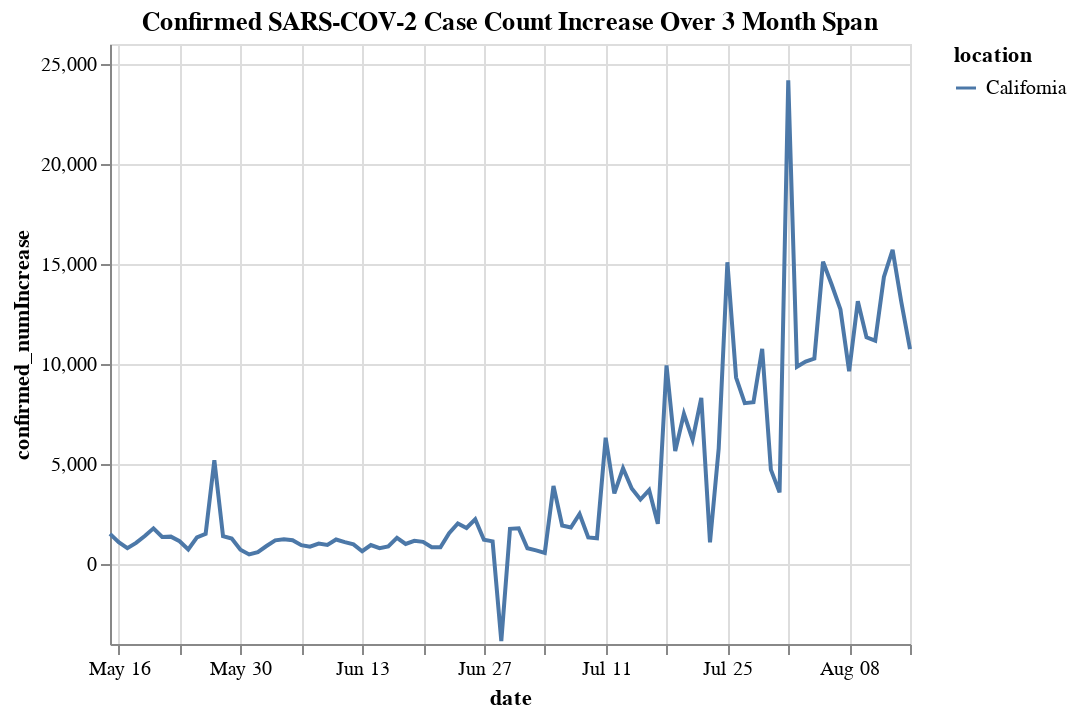

Notebook code cell kept with this figure:
### Code cell
alt.Chart(counts_ca, title = "Confirmed SARS-COV-2 Case Count Increase Over 3 Month Span").mark_line().encode(
    x='date:T',
    y=alt.Y('confirmed_numIncrease:Q'),
    color = 'location:N')

### Figure 1 — Vega-Lite specification as saved in the notebook (floating-point values rounded to 4 significant figures)
{"config": {"view": {"continuousWidth": 400, "continuousHeight": 300}}, "data": {"name": "data-752a6055d1bb6d2ae4b4156e9f3dc0ee"}, "mark": "line", "encoding": {"color": {"field": "location", "type": "nominal"}, "x": {"field": "date", "type": "temporal"}, "y": {"field": "confirmed_numIncrease", "type": "quantitative"}}, "title": "Confirmed SARS-COV-2 Case Count Increase Over 3 Month Span", "$schema": "https://vega.github.io/schema/vega-lite/v4.17.0.json", "datasets": {"data-752a6055d1bb6d2ae4b4156e9f3dc0ee": [{"_id": "USA_California_None2021-05-15", "_score": 8.419, "location": "California", "confirmed_numIncrease": 1504, "date": "2021-05-15"}, {"_id": "USA_California_None2021-05-16", "_score": 8.419, "location": "California", "confirmed_numIncrease": 1087, "date": "2021-05-16"}, {"_id": "USA_California_None2021-05-17", "_score": 8.419, "location": "California", "confirmed_numIncrease": 793, "date": "2021-05-17"}, {"_id": "USA_California_None2021-05-18", "_score": 8.419, "location": "California", "confirmed_numIncrease": 1054, "date": "2021-05-18"}, {"_id": "USA_California_None2021-05-19", "_score": 8.419, "location": "California", "confirmed_numIncrease": 1400, "date": "2021-05-19"}, {"_id": "USA_California_None2021-05-20", "_score": 8.42, "location": "California", "confirmed_numIncrease": 1782, "date": "2021-05-20"}, {"_id": "USA_California_None2021-05-21", "_score": 8.42, "location": "California", "confirmed_numIncrease": 1351, "date": "2021-05-21"}, {"_id": "USA_California_None2021-05-22", "_score": 8.42, "location": "California", "confirmed_numIncrease": 1368, "date": "2021-05-22"}, {"_id": "USA_California_None2021-05-23", "_score": 8.413, "location": "California", "confirmed_numIncrease": 1140, "date": "2021-05-23"}, {"_id": "USA_California_None2021-05-24", "_score": 8.42, "location": "California", "confirmed_numIncrease": 727, "date": "2021-05-24"}, {"_id": "USA_California_None2021-05-25", "_score": 8.413, "location": "California", "confirmed_numIncrease": 1336, "date": "2021-05-25"}, {"_id": "USA_California_None2021-05-26", "_score": 8.419, "location": "California", "confirmed_numIncrease": 1509, "date": "2021-05-26"}, {"_id": "USA_California_None2021-05-27", "_score": 8.413, "location": "California", "confirmed_numIncrease": 5185, "date": "2021-05-27"}, {"_id": "USA_California_None2021-05-28", "_score": 8.42, "location": "California", "confirmed_numIncrease": 1391, "date": "2021-05-28"}, {"_id": "USA_California_None2021-05-29", "_score": 8.419, "location": "California", "confirmed_numIncrease": 1269, "date": "2021-05-29"}, {"_id": "USA_California_None2021-05-30", "_score": 8.42, "location": "California", "confirmed_numIncrease": 710, "date": "2021-05-30"}, {"_id": "USA_California_None2021-05-31", "_score": 8.42, "location": "California", "confirmed_numIncrease": 478, "date": "2021-05-31"}, {"_id": "USA_California_None2021-06-01", "_score": 8.42, "location": "California", "confirmed_numIncrease": 596, "date": "2021-06-01"}, {"_id": "USA_California_None2021-06-02", "_score": 8.419, "location": "California", "confirmed_numIncrease": 900, "date": "2021-06-02"}, {"_id": "USA_California_None2021-06-03", "_score": 8.42, "location": "California", "confirmed_numIncrease": 1184, "date": "2021-06-03"}, {"_id": "USA_California_None2021-06-04", "_score": 8.413, "location": "California", "confirmed_numIncrease": 1240, "date": "2021-06-04"}, {"_id": "USA_California_None2021-06-05", "_score": 8.419, "location": "California", "confirmed_numIncrease": 1189, "date": "2021-06-05"}, {"_id": "USA_California_None2021-06-06", "_score": 8.42, "location": "California", "confirmed_numIncrease": 944, "date": "2021-06-06"}, {"_id": "USA_California_None2021-06-07", "_score": 8.42, "location": "California", "confirmed_numIncrease": 864, "date": "2021-06-07"}, {"_id": "USA_California_None2021-06-08", "_score": 8.419, "location": "California", "confirmed_numIncrease": 1025, "date": "2021-06-08"}, {"_id": "USA_California_None2021-06-09", "_score": 8.42, "location": "California", "confirmed_numIncrease": 949, "date": "2021-06-09"}, {"_id": "USA_California_None2021-06-10", "_score": 8.42, "location": "California", "confirmed_numIncrease": 1226, "date": "2021-06-10"}, {"_id": "USA_California_None2021-06-11", "_score": 8.42, "location": "California", "confirmed_numIncrease": 1092, "date": "2021-06-11"}, {"_id": "USA_California_None2021-06-12", "_score": 8.42, "location": "California", "confirmed_numIncrease": 979, "date": "2021-06-12"}, {"_id": "USA_California_None2021-06-13", "_score": 8.42, "location": "California", "confirmed_numIncrease": 639, "date": "2021-06-13"}, {"_id": "USA_California_None2021-06-14", "_score": 8.42, "location": "California", "confirmed_numIncrease": 949, "date": "2021-06-14"}, {"_id": "USA_California_None2021-06-15", "_score": 8.419, "location": "California", "confirmed_numIncrease": 791, "date": "2021-06-15"}, {"_id": "USA_California_None2021-06-16", "_score": 8.419, "location": "California", "confirmed_numIncrease": 882, "date": "2021-06-16"}, {"_id": "USA_California_None2021-06-17", "_score": 8.413, "location": "California", "confirmed_numIncrease": 1309, "date": "2021-06-17"}, {"_id": "USA_California_None2021-06-18", "_score": 8.42, "location": "California", "confirmed_numIncrease": 1004, "date": "2021-06-18"}, {"_id": "USA_California_None2021-06-19", "_score": 8.413, "location": "California", "confirmed_numIncrease": 1156, "date": "2021-06-19"}, {"_id": "USA_California_None2021-06-20", "_score": 8.413, "location": "California", "confirmed_numIncrease": 1106, "date": "2021-06-20"}, {"_id": "USA_California_None2021-06-21", "_score": 8.413, "location": "California", "confirmed_numIncrease": 835, "date": "2021-06-21"}, {"_id": "USA_California_None2021-06-22", "_score": 8.413, "location": "California", "confirmed_numIncrease": 838, "date": "2021-06-22"}, {"_id": "USA_California_None2021-06-23", "_score": 8.413, "location": "California", "confirmed_numIncrease": 1539, "date": "2021-06-23"}, {"_id": "USA_California_None2021-06-24", "_score": 8.413, "location": "California", "confirmed_numIncrease": 2025, "date": "2021-06-24"}, {"_id": "USA_California_None2021-06-25", "_score": 8.419, "location": "California", "confirmed_numIncrease": 1801, "date": "2021-06-25"}, {"_id": "USA_California_None2021-06-26", "_score": 8.413, "location": "California", "confirmed_numIncrease": 2235, "date": "2021-06-26"}, {"_id": "USA_California_None2021-06-27", "_score": 8.413, "location": "California", "confirmed_numIncrease": 1211, "date": "2021-06-27"}, {"_id": "USA_California_None2021-06-28", "_score": 8.42, "location": "California", "confirmed_numIncrease": 1133, "date": "2021-06-28"}, {"_id": "USA_California_None2021-06-29", "_score": 8.419, "location": "California", "confirmed_numIncrease": -3860, "date": "2021-06-29"}, {"_id": "USA_California_None2021-06-30", "_score": 8.42, "location": "California", "confirmed_numIncrease": 1761, "date": "2021-06-30"}, {"_id": "USA_California_None2021-07-01", "_score": 8.42, "location": "California", "confirmed_numIncrease": 1784, "date": "2021-07-01"}, {"_id": "USA_California_None2021-07-02", "_score": 8.419, "location": "California", "confirmed_numIncrease": 791, "date": "2021-07-02"}, {"_id": "USA_California_None2021-07-03", "_score": 8.413, "location": "California", "confirmed_numIncrease": 684, "date": "2021-07-03"}, {"_id": "USA_California_None2021-07-04", "_score": 8.42, "location": "California", "confirmed_numIncrease": 558, "date": "2021-07-04"}, {"_id": "USA_California_None2021-07-05", "_score": 8.413, "location": "California", "confirmed_numIncrease": 3903, "date": "2021-07-05"}, {"_id": "USA_California_None2021-07-06", "_score": 8.419, "location": "California", "confirmed_numIncrease": 1926, "date": "2021-07-06"}, {"_id": "USA_California_None2021-07-07", "_score": 8.42, "location": "California", "confirmed_numIncrease": 1823, "date": "2021-07-07"}, {"_id": "USA_California_None2021-07-08", "_score": 8.42, "location": "California", "confirmed_numIncrease": 2499, "date": "2021-07-08"}, {"_id": "USA_California_None2021-07-09", "_score": 8.419, "location": "California", "confirmed_numIncrease": 1326, "date": "2021-07-09"}, {"_id": "USA_California_None2021-07-10", "_score": 8.413, "location": "California", "confirmed_numIncrease": 1286, "date": "2021-07-10"}, {"_id": "USA_California_None2021-07-11", "_score": 8.413, "location": "California", "confirmed_numIncrease": 6311, "date": "2021-07-11"}, {"_id": "USA_California_None2021-07-12", "_score": 8.413, "location": "California", "confirmed_numIncrease": 3528, "date": "2021-07-12"}, {"_id": "USA_California_None2021-07-13", "_score": 8.413, "location": "California", "confirmed_numIncrease": 4784, "date": "2021-07-13"}, {"_id": "USA_California_None2021-07-14", "_score": 8.419, "location": "California", "confirmed_numIncrease": 3773, "date": "2021-07-14"}, {"_id": "USA_California_None2021-07-15", "_score": 8.419, "location": "California", "confirmed_numIncrease": 3225, "date": "2021-07-15"}, {"_id": "USA_California_None2021-07-16", "_score": 8.42, "location": "California", "confirmed_numIncrease": 3697, "date": "2021-07-16"}, {"_id": "USA_California_None2021-07-17", "_score": 8.413, "location": "California", "confirmed_numIncrease": 2007, "date": "2021-07-17"}, {"_id": "USA_California_None2021-07-18", "_score": 8.42, "location": "California", "confirmed_numIncrease": 9930, "date": "2021-07-18"}, {"_id": "USA_California_None2021-07-19", "_score": 8.419, "location": "California", "confirmed_numIncrease": 5650, "date": "2021-07-19"}, {"_id": "USA_California_None2021-07-20", "_score": 8.419, "location": "California", "confirmed_numIncrease": 7509, "date": "2021-07-20"}, {"_id": "USA_California_None2021-07-21", "_score": 8.42, "location": "California", "confirmed_numIncrease": 6212, "date": "2021-07-21"}, {"_id": "USA_California_None2021-07-22", "_score": 8.419, "location": "California", "confirmed_numIncrease": 8308, "date": "2021-07-22"}, {"_id": "USA_California_None2021-07-23", "_score": 8.419, "location": "California", "confirmed_numIncrease": 1082, "date": "2021-07-23"}, {"_id": "USA_California_None2021-07-24", "_score": 8.419, "location": "California", "confirmed_numIncrease": 5773, "date": "2021-07-24"}, {"_id": "USA_California_None2021-07-25", "_score": 8.413, "location": "California", "confirmed_numIncrease": 15089, "date": "2021-07-25"}, {"_id": "USA_California_None2021-07-26", "_score": 8.413, "location": "California", "confirmed_numIncrease": 9324, "date": "2021-07-26"}, {"_id": "USA_California_None2021-07-27", "_score": 8.419, "location": "California", "confirmed_numIncrease": 8040, "date": "2021-07-27"}, {"_id": "USA_California_None2021-07-28", "_score": 8.419, "location": "California", "confirmed_numIncrease": 8090, "date": "2021-07-28"}, {"_id": "USA_California_None2021-07-29", "_score": 8.42, "location": "California", "confirmed_numIncrease": 10755, "date": "2021-07-29"}, {"_id": "USA_California_None2021-07-30", "_score": 8.413, "location": "California", "confirmed_numIncrease": 4719, "date": "2021-07-30"}, {"_id": "USA_California_None2021-07-31", "_score": 8.413, "location": "California", "confirmed_numIncrease": 3583, "date": "2021-07-31"}, {"_id": "USA_California_None2021-08-01", "_score": 8.42, "location": "California", "confirmed_numIncrease": 24190, "date": "2021-08-01"}, {"_id": "USA_California_None2021-08-02", "_score": 8.42, "location": "California", "confirmed_numIncrease": 9862, "date": "2021-08-02"}, {"_id": "USA_California_None2021-08-03", "_score": 8.42, "location": "California", "confirmed_numIncrease": 10119, "date": "2021-08-03"}, {"_id": "USA_California_None2021-08-04", "_score": 8.42, "location": "California", "confirmed_numIncrease": 10274, "date": "2021-08-04"}, {"_id": "USA_California_None2021-08-05", "_score": 8.419, "location": "California", "confirmed_numIncrease": 15110, "date": "2021-08-05"}, {"_id": "USA_California_None2021-08-06", "_score": 8.413, "location": "California", "confirmed_numIncrease": 13963, "date": "2021-08-06"}, {"_id": "USA_California_None2021-08-07", "_score": 8.42, "location": "California", "confirmed_numIncrease": 12730, "date": "2021-08-07"}, {"_id": "USA_California_None2021-08-08", "_score": 8.42, "location": "California", "confirmed_numIncrease": 9637, "date": "2021-08-08"}, {"_id": "USA_California_None2021-08-09", "_score": 8.419, "location": "California", "confirmed_numIncrease": 13139, "date": "2021-08-09"}, {"_id": "USA_California_None2021-08-10", "_score": 8.42, "location": "California", "confirmed_numIncrease": 11331, "date": "2021-08-10"}, {"_id": "USA_California_None2021-08-11", "_score": 8.42, "location": "California", "confirmed_numIncrease": 11164, "date": "2021-08-11"}, {"_id": "USA_California_None2021-08-12", "_score": 8.419, "location": "California", "confirmed_numIncrease": 14356, "date": "2021-08-12"}, {"_id": "USA_California_None2021-08-13", "_score": 8.419, "location": "California", "confirmed_numIncrease": 15707, "date": "2021-08-13"}, {"_id": "USA_California_None2021-08-14", "_score": 8.42, "location": "California", "confirmed_numIncrease": 13100, "date": "2021-08-14"}, {"_id": "USA_California_None2021-08-15", "_score": 8.419, "location": "California", "confirmed_numIncrease": 10744, "date": "2021-08-15"}]}}
